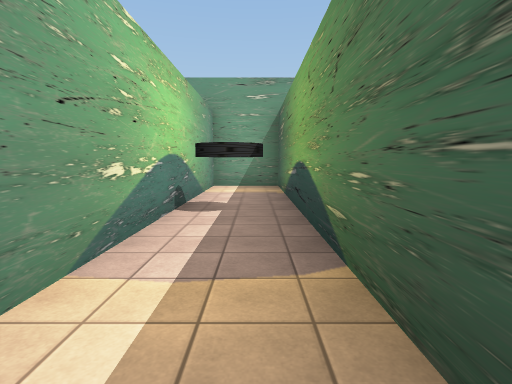
view 1 (above)

20 first-person views from a walk through a 3-D level made in the Unity game engine. The camera is 1.4 m above the floor, tilts 6° down and sees 80° across. The floor is counted in squares, 2 m on a side. Each view is taken from the middle of a square. On the plan, view 1 faces up. The plan holds only what a view shows up to about 10 squares ahead; the rest is blank. The place goes on beyond the plan. The player is left out. Some surface patterns are stand-ins.

view 2
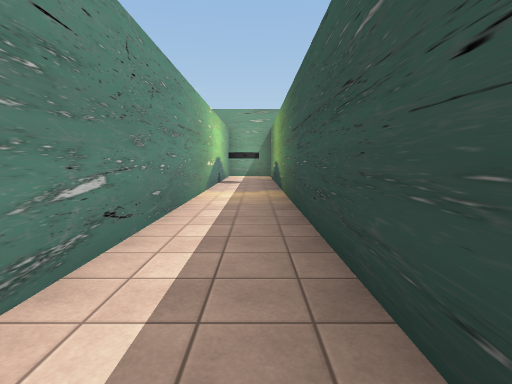

view 3
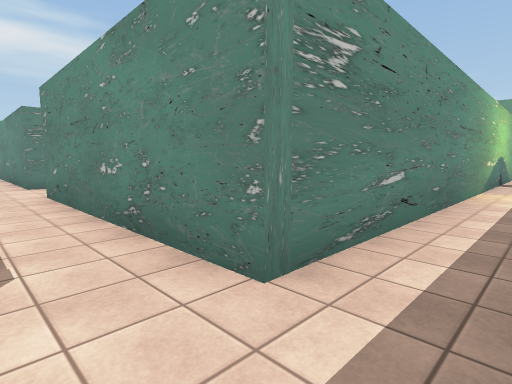

view 4
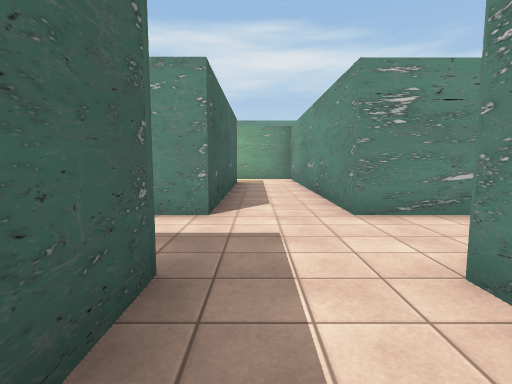

view 5
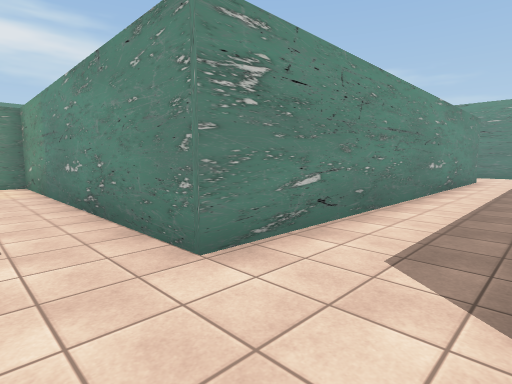

view 6
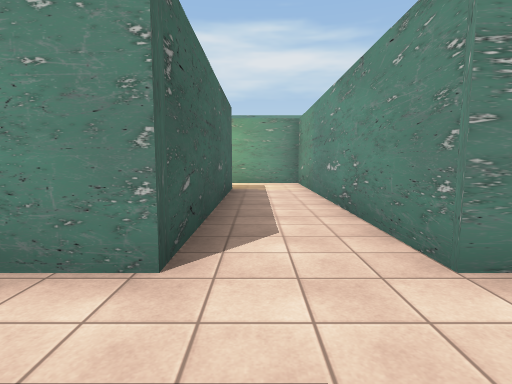

view 7
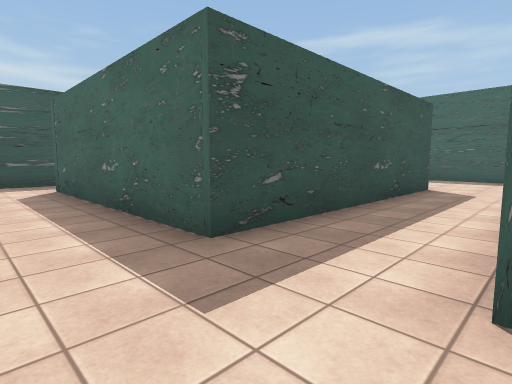

view 8
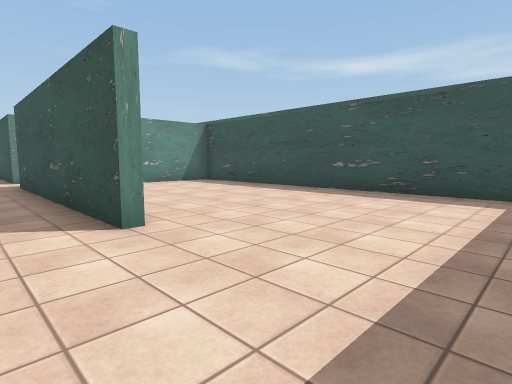

view 9
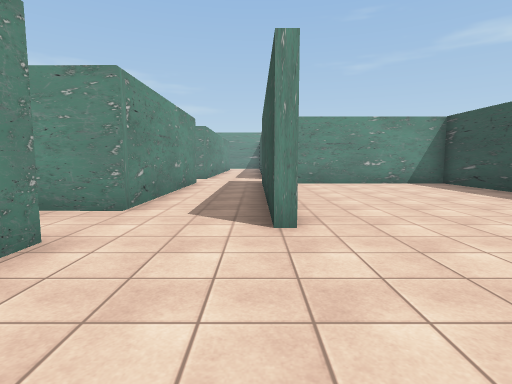

view 10
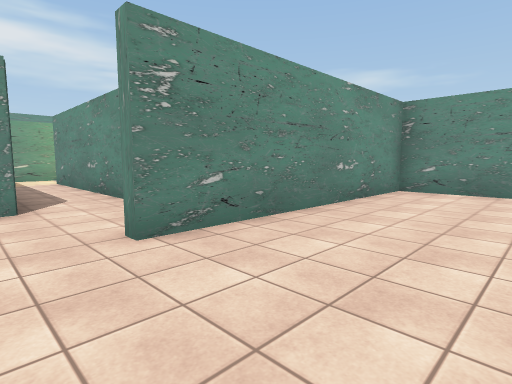

view 11
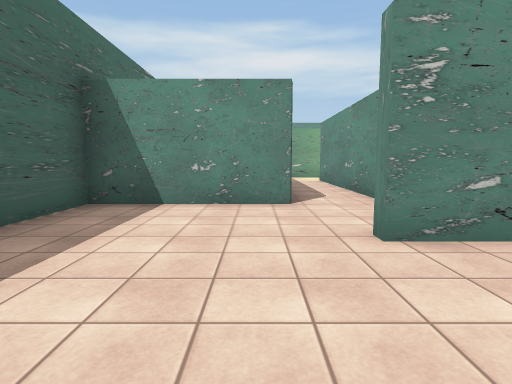

view 12
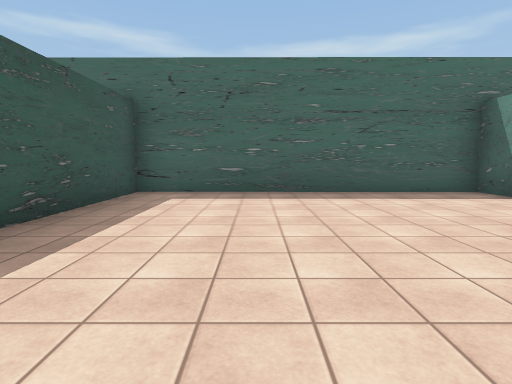

view 13
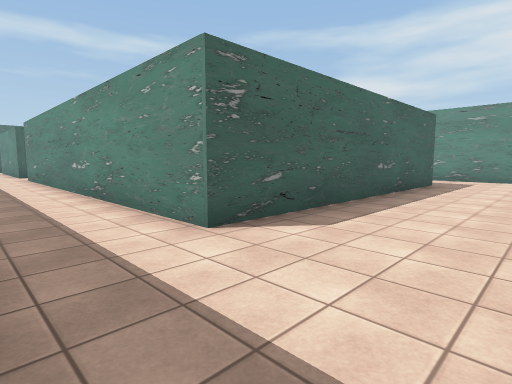

view 14
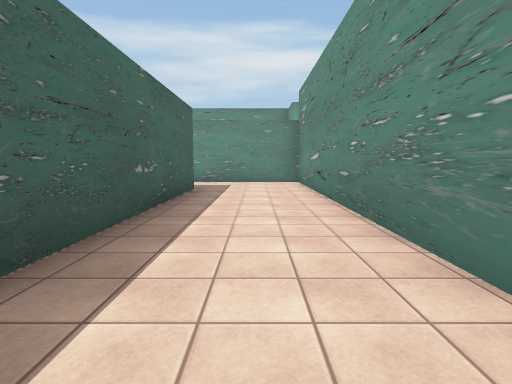

view 15
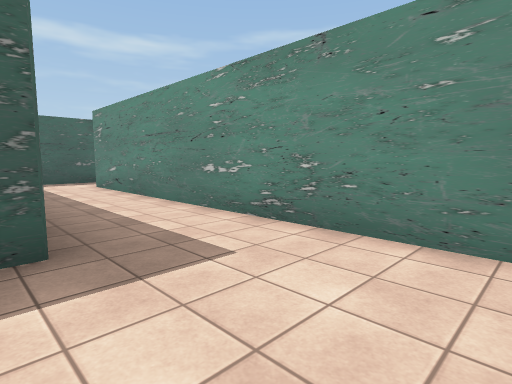

view 16
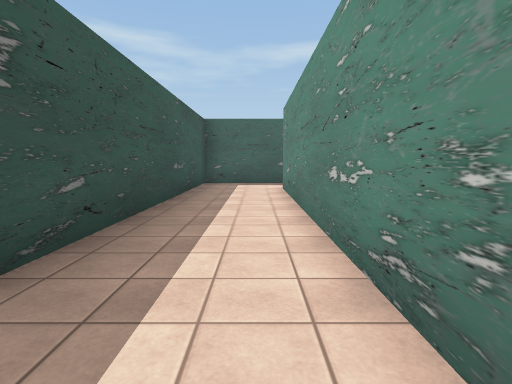

view 17
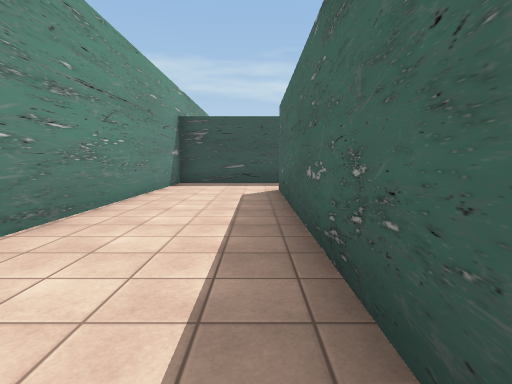

view 18
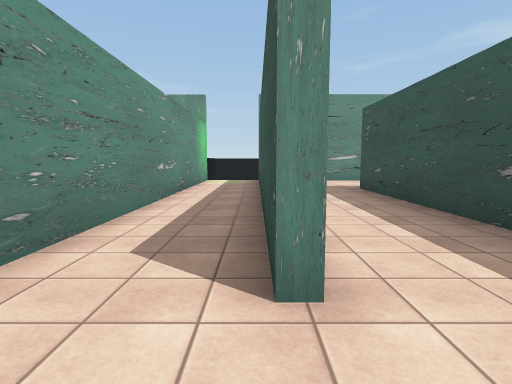

view 19
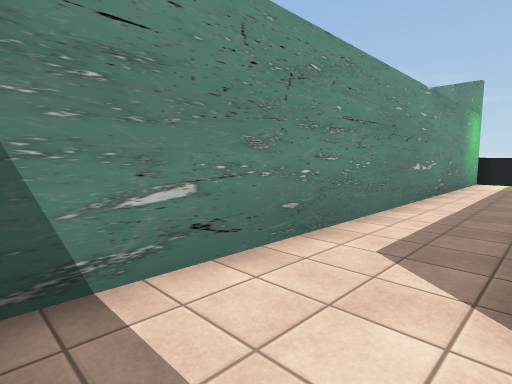

view 20
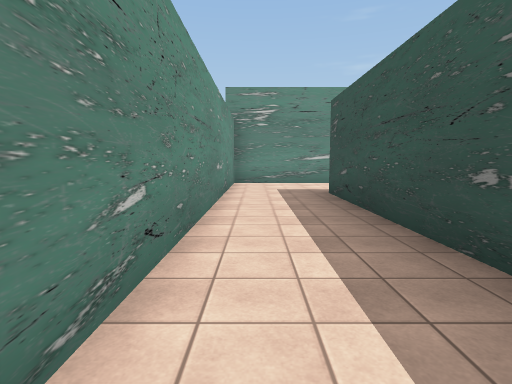

### Floor plan
Points are (right, up) in squares from view 1. A wall is a line through its corners. A room is listed if a view was taken in it or the views show most of it. See-through windows are left out.
Room 1 (views 1, 2, 3, 4, 5, 6, 7, 8, 9, 10, 11, 12, 13, 14, 15, 16, 17, 20)
walls: (-14.3, -6.6) (-8.8, -6.6) (-8.8, -11.8) (-14.6, -11.8); (-6.8, -13) (-6.8, -6.6) (-1.1, -6.6); (0.6, -7) (0.6, 8.3) (-1.2, 8.3) (-1.2, -4.8) (-6.8, -4.8) (-6.8, -3); (-6.8, 5.2) (-6.8, 8.3) (-18.7, 8.4) (-18.7, -0.6); (-8.8, -13.4) (-8.8, -16.7) (-1.4, -16.7) (-1.4, -6.9) (-6.6, -6.8) (-6.6, -13); (-16.2, -11.9) (-16.2, -12.6); (-19.3, -2.3) (-16.4, -2.3) (-16.4, 5.5) (-8.8, 5.5) (-8.8, -4.7) (-16.2, -4.7) (-16.2, -6.8)
ways out: opening at (-19, -1.5) to room 2
Room 2 (views 18, 19)
walls: (-20.7, 8.6) (-20.7, -2); (-18.9, -0.6) (-18.9, 5)
ways out: opening at (-19, -1.5) to room 1

Positions as (right, up) in squares from view 1, and headings:
1: (0, 0), facing up
2: (0, -5), facing up
3: (0, -6), facing up-left
4: (-5, -6), facing left
5: (-7, -6), facing up-left
6: (-7, -6), facing left
7: (-9, -5), facing down-right
8: (-8, -16), facing up-right
9: (-7, -16), facing up
10: (-4, -14), facing up-left
11: (-4, -14), facing left
12: (-4, -10), facing down
13: (-7, 8), facing down-left
14: (-9, 7), facing left
15: (-16, 8), facing down-left
16: (-18, 7), facing down
17: (-16, 6), facing right
18: (-19, -2), facing up
19: (-19, -2), facing up-left
20: (-18, -1), facing up
